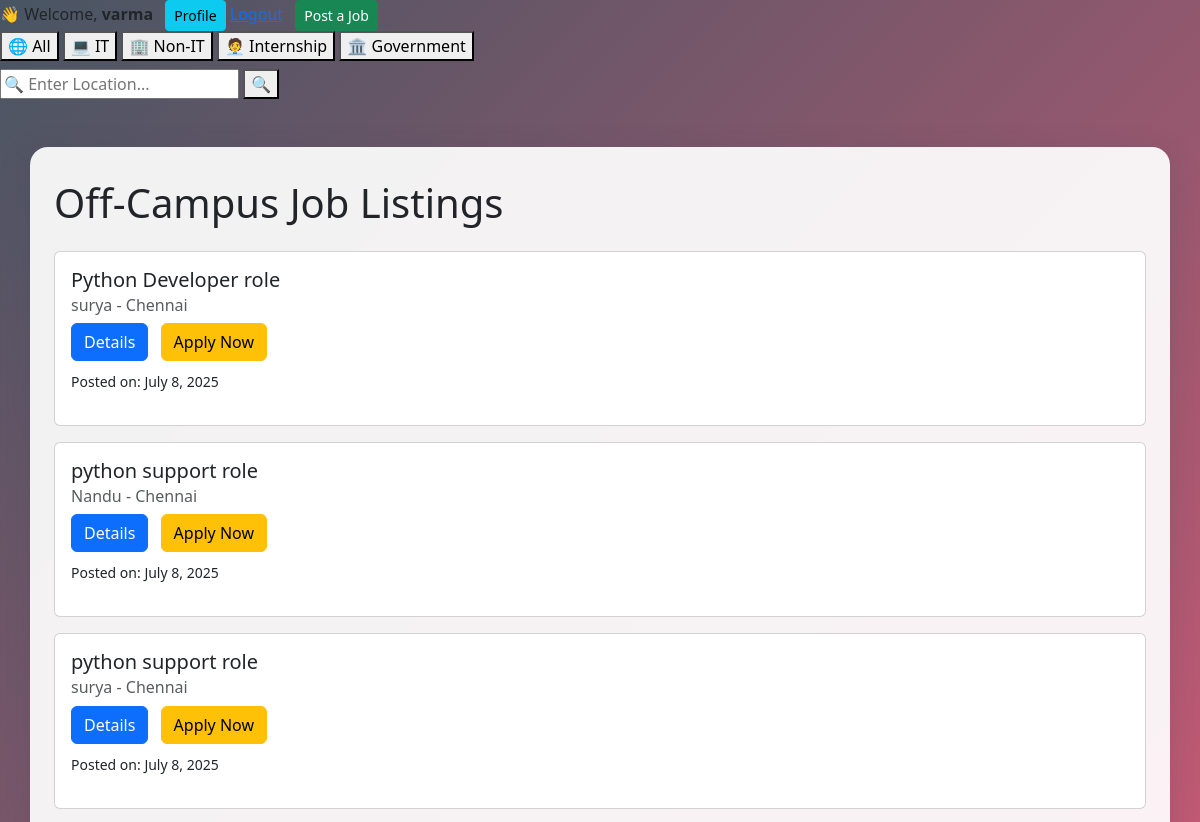
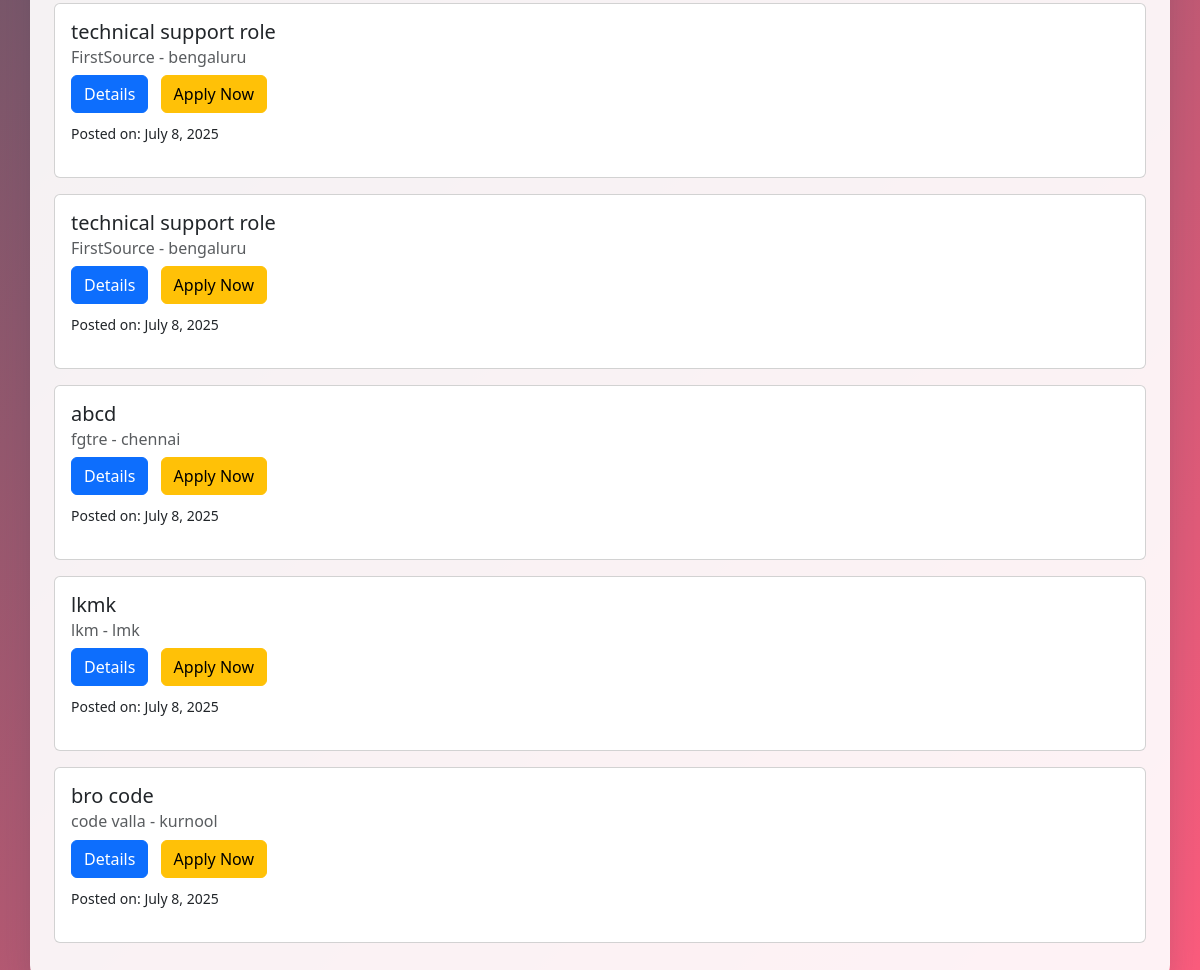
The app's page / (signed in) with its own data (2 pictures, top to bottom).
### jobs/models.py (models this page shows, shortened)
class Job(models.Model):
    DOMAIN_CHOICES = [
        ('IT', 'IT'),
        ('Non-IT', 'Non-IT'),
        ('Internship', 'Internship'),
        ('Government', 'Government'),
    ]
    title = models.CharField(max_length=200)
    company = models.CharField(max_length=100)
    location = models.CharField(max_length=100)
    apply_link = models.URLField()
    posted_on = models.DateField(auto_now_add=True)
    domain = models.CharField(max_length=20, choices=DOMAIN_CHOICES, default='IT')

### jobs/views.py (the view)
# urls.py: path('', views.home, name='home'),
def home(request):
    domain_filter = request.GET.get('domain')
    location_filter = request.GET.get('location')
    jobs = Job.objects.all()
    if domain_filter:
        jobs = jobs.filter(domain=domain_filter)
    if location_filter:
        jobs = jobs.filter(location__icontains=location_filter)
    return render(request, 'jobs/home.html', {'jobs': jobs})

### jobs/templates/jobs/home.html (shortened to what this page needs)
<!DOCTYPE html>
<html lang="en">
<head>
    <link rel="stylesheet" href="https://cdn.jsdelivr.net/npm/bootstrap@5.3.0/dist/css/bootstrap.min.css">
    <link rel="stylesheet" href="/static/jobs/home.css">
</head>
<body>
<div class="topbar">
  {% if user.is_authenticated %}
    <div class="welcome-user">
      <span class="welcome-badge">👋 Welcome, <b>{{ user.username }}</b></span>
      <a href="{% url 'profile' %}" class="btn btn-info btn-sm ms-2">Profile</a>
      <a href="{% url 'logout' %}" class="logout-btn" title="Logout">Logout</a>
      <a href="{% url 'post_job' %}" class="btn btn-success btn-sm ms-2">Post a Job</a>
    </div>
  {% else %}
    <div class="welcome-user">
      <a href="{% url 'register' %}" class="login-btn">Register</a>
      <span class="divider">|</span>
      <a href="{% url 'login' %}" class="login-btn">Login</a>
    </div>
  {% endif %}
</div>
<body>
    <form method="GET" class="mb-4">
        <div class="domain-btn-group mb-2">
            <button type="submit" name="domain" value="" class="domain-btn{% if not request.GET.domain %} active{% endif %}">🌐 All</button>
            <button type="submit" name="domain" value="IT" class="domain-btn{% if request.GET.domain == 'IT' %} active{% endif %}">💻 IT</button>
            <button type="submit" name="domain" value="Non-IT" class="domain-btn{% if request.GET.domain == 'Non-IT' %} active{% endif %}">🏢 Non-IT</button>
            <button type="submit" name="domain" value="Internship" class="domain-btn{% if request.GET.domain == 'Internship' %} active{% endif %}">🧑‍💼 Internship</button>
            <button type="submit" name="domain" value="Government" class="domain-btn{% if request.GET.domain == 'Government' %} active{% endif %}">🏛️ Government</button>
        </div>
        <div class="location-unique-group mb-2">
            <div class="location-unique-wrapper">
                <input type="text" name="location" placeholder="🔍 Enter Location..." class="location-unique-input" value="{{ request.GET.location|default:'' }}">
                <button type="submit" class="location-unique-btn" title="Search">
                    <span class="location-unique-icon">&#128269;</span>
                </button>
            </div>
        </div>
    </form>
    <div class="container mt-5">
        <h1 class="mb-4">Off-Campus Job Listings</h1>
        {% for job in jobs %}
            <div class="card mb-3 job-card-hover" onclick="window.location.href='{% url 'job_detail' job.id %}'" style="cursor:pointer;">
                <div class="card-body">
                    <h5 class="card-title">{{ job.title }}</h5>
                    <h6 class="card-subtitle mb-2 text-muted">{{ job.company }} - {{ job.location }}</h6>
                    <a href="{% url 'job_detail' job.id %}" class="btn btn-primary">Details</a>
                    <a href="{% url 'apply' job.id %}" class="btn btn-warning ms-2">Apply Now</a>
                    <p class="mt-2"><small>Posted on: {{ job.posted_on }}</small></p>
                </div>
            </div>
        {% empty %}
            <p>No jobs available.</p>
        {% endfor %}
    </div>
</body>
</html>

### jobs/static/jobs/home.css (style rules this page uses)
body { background: linear-gradient(-45deg, #232526, #ffb6b9, #6a82fb, #fc5c7d, #485563); background-size: 400% 400%; animation: gradientBG 16s ease infinite; min-height: 100vh; font-family: 'Segoe UI', Arial, sans-serif; }
.container { background: rgba(255,255,255,0.92); border-radius: 18px; box-shadow: 0 8px 32px rgba(44, 62, 80, 0.18); padding: 32px 24px 24px 24px; margin-top: 40px; animation: fadeInUp 1.1s cubic-bezier(.39,.575,.56,1.000); }

### records on screen
Job: title "Python Developer role", company "surya", location "Chennai", posted_on "July 8, 2025"
Job: title "python support role", company "Nandu", location "Chennai", posted_on "July 8, 2025"
Job: title "python support role", company "surya", location "Chennai", posted_on "July 8, 2025"
Job: title "technical support role", company "FirstSource", location "bengaluru", posted_on "July 8, 2025"
Job: title "technical support role", company "FirstSource", location "bengaluru", posted_on "July 8, 2025"
Job: title "abcd", company "fgtre", location "chennai", posted_on "July 8, 2025"
Job: title "lkmk", company "lkm", location "lmk", posted_on "July 8, 2025"
Job: title "bro code", company "code valla", location "kurnool", posted_on "July 8, 2025"

### other values on screen
{{ user.username }} "varma"
